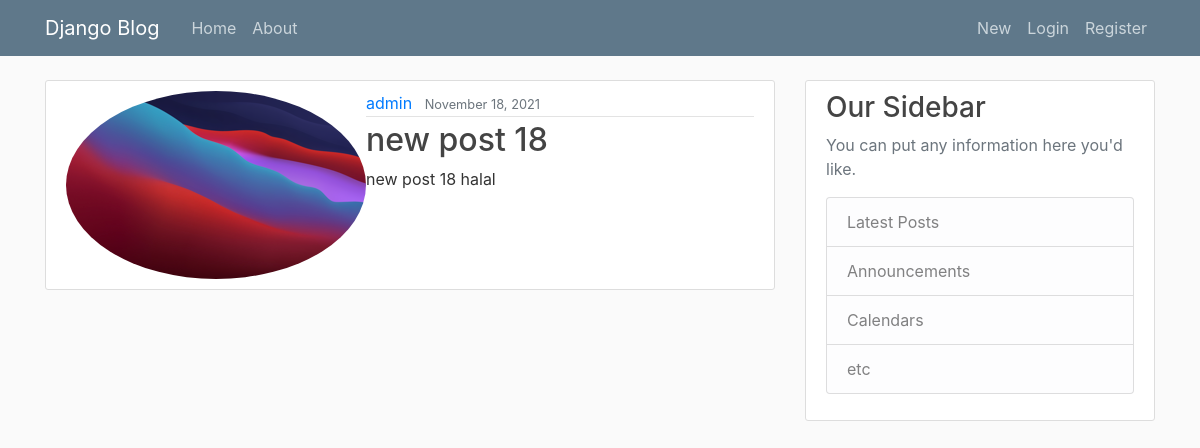
The page /post/34/ on the database its author committed.
### blog/models.py (models this page shows, shortened)
class Post(models.Model):
    title = models.CharField(max_length=100)
    content = models.TextField()
    date_posted = models.DateTimeField(default=timezone.now)
    author = models.ForeignKey(User, on_delete=models.CASCADE)

### users/models.py (models this page shows, shortened)
class Profile(models.Model):
    user = models.OneToOneField(User, on_delete=models.CASCADE)
    image = models.ImageField(default='default.jpg', upload_to='profile_pics')

### blog/views.py (the view)
# urls.py: path('post/<int:pk>/', PostDetailView.as_view(), name='post-detail'),
class PostDetailView(DetailView):
    model = Post

### blog/templates/blog/post_detail.html (shortened to what this page needs)
{% extends "blog/base.html" %}
{% block content %}
        <article class="media content-section">
            <img class="rounded-circle article-content" src="{{ object.author.profile.image.url }}">
            <div class="media-body">
            <div class="article-metadata">
                <a class="mr-2" href="{% url 'user-posts' object.author.username %}">{{ object.author }}</a>
                <small class="text-muted">{{ object.date_posted | date:"F d, Y" }}</small>
            </div>
            <h2 class="article-title">{{ object.title }} </h2>
            <p class="article-content">{{ object.content }}</p>
            </div>
        </article>
{% endblock %}

### blog/static/blog/main.css (style rules this page uses)
body { background: #fafafa; color: #333333; margin-top: 5rem; }
h1, h2, h3, h4, h5, h6 { color: #444444; }
.content-section { background: #ffffff; padding: 10px 20px; border: 1px solid #dddddd; border-radius: 3px; margin-bottom: 20px; }
.article-title { color: #444444; }
.article-content { white-space: pre-line; }
.article-metadata { padding-bottom: 1px; margin-bottom: 4px; border-bottom: 1px solid #e3e3e3 }

### rows shown on the page
Post: author.profile.image (picture), author "admin", date_posted "November 18, 2021", title "new post 18", content "new post 18 halal"
